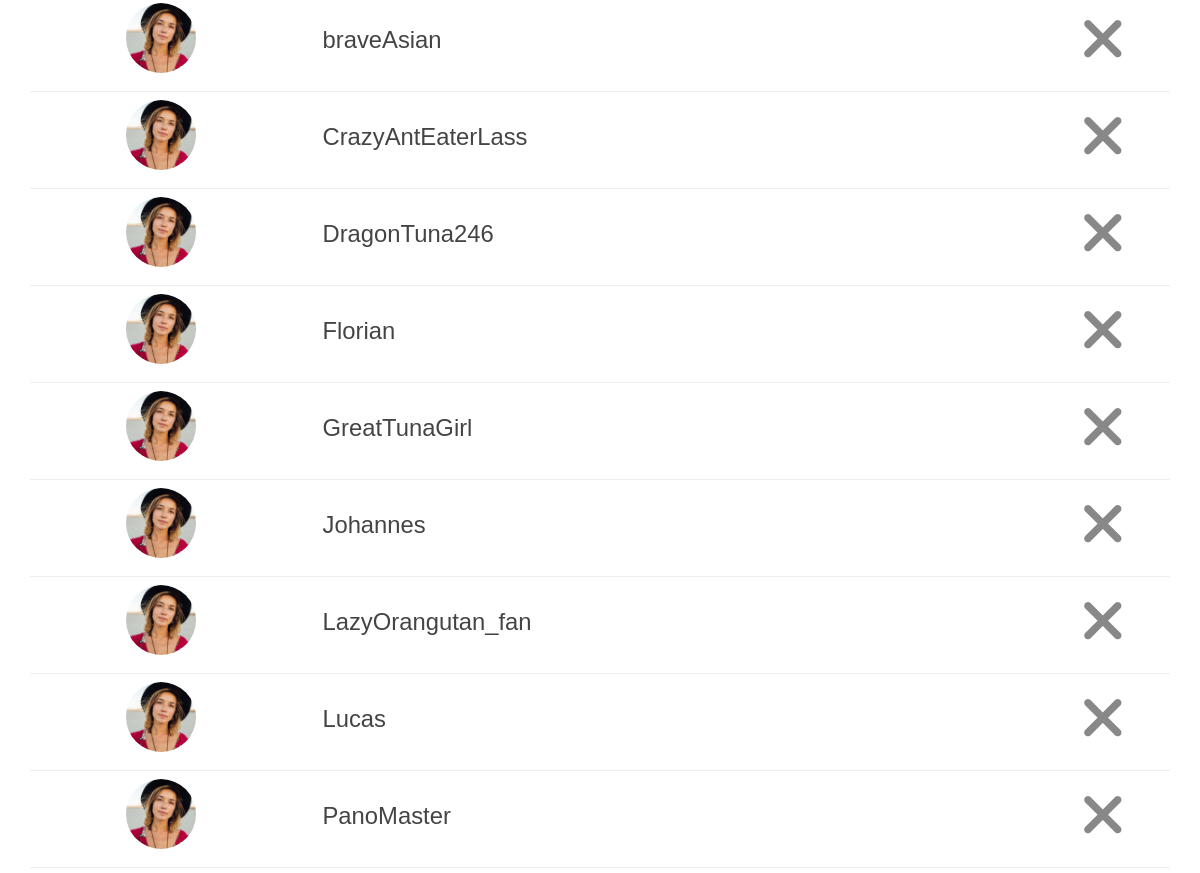
The page /circle-creation.php (signed in, middle part) on the database as committed earlier.
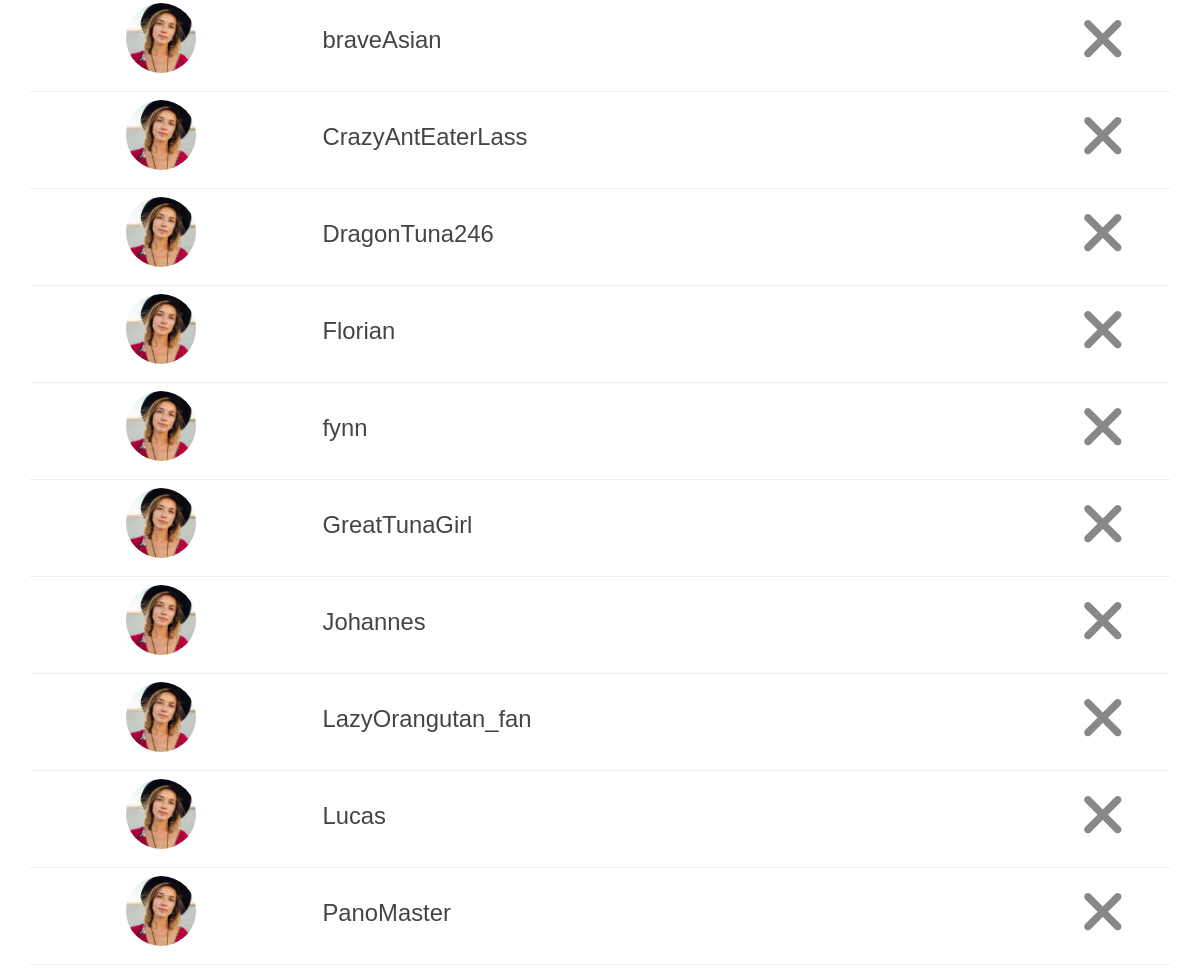
The same page on the database as committed later.
### tables this page shows
CREATE TABLE `user` (
  `UserID` int(20) NOT NULL,
  `FirstName` varchar(30) NOT NULL,
  `LastName` varchar(30) NOT NULL,
  `UserName` varchar(30) NOT NULL,
  `EmailAddress` varchar(80) NOT NULL,
  `Password` char(64) NOT NULL,
  `Location` varchar(150) NOT NULL,
  `ShortDescrip` varchar(150) NOT NULL,
  `DateCreated` datetime NOT NULL DEFAULT CURRENT_TIMESTAMP,
  `SettingID` int(5) NOT NULL DEFAULT '3',
  `ProfilePictureID` varchar(200) DEFAULT NULL
);

### circle-creation.php (the view, shortened to what this page needs)
<?php
require_once('includes/dbconnect.php');
if (isset($_SESSION['UserID'])) {
  $UserID = $_SESSION['UserID'];
}
?>
<!DOCTYPE html>
<html>
<head>
  <link rel="stylesheet" href="https://maxcdn.bootstrapcdn.com/bootstrap/3.3.7/css/bootstrap.min.css">
  <link rel="stylesheet" href="https://cdnjs.cloudflare.com/ajax/libs/animate.css/3.5.2/animate.min.css">
  <link rel="stylesheet" href="css/offset.css">
  <link rel="stylesheet" href="css/style.css">
</head>
<body ng-app="">
  <main>
    <form action="<?= $_SERVER['PHP_SELF']; ?>" method="post" class="form-group create-circle container">
      <br />
      <?php
        $query = ("SELECT
                    user.`UserName` AS UserName, user.`UserID` AS UserID
                    FROM friends LEFT JOIN user
                    ON user.`UserID` = friends.`UserID`
                    OR user.`UserID` = friends.`FriendID`
                    AND user.`UserID` != '$UserID'
                    WHERE friends.`UserID` = '$UserID'");
        $friends = mysqli_query($conn, $query);
       ?>
       <?php while($row = mysqli_fetch_assoc($friends)) :
if($row['UserID'] === $UserID){
  continue;
}
         $PictureID = '3';
         ?>
         <div class="row friend-content">
         <div class="col-md-3 col-xs-3">
         <img src="<?=SITE_ROOT?>/images/profilepics/<?= $PictureID ?>.jpg" class="img-circle friend-picture" />
          </div>
         <div class="col  col-sm-5 col-xs-4 name-column ">
           <div class="create-circle-friend-name ">
             <?= $row['UserName']?>
           </div>
         </div>
         <div class="col col-sm-3 col-md-offset-1 col-xs-3 create-circle-friending-icon">
           </div>
           </div>
           <hr>
       <?php endwhile; ?>
    </form>
  </main>
</body>
</html>

### css/style.css (style rules this page uses)
body { font-family: 'Lato-Light', sans-serif; font-variant: normal; font-weight: 100; color: white; text-align: center; }
.form-group { font-size: 1.2em; }
body { padding-top: 60px; padding-bottom: 70px; height: 100%; }
.friend-picture { height: 70px; width: auto; }
hr { color: #ccc; }
hr { margin-top: 8px; margin-bottom: 8px; }
.name-column { text-align: left; }
.create-circle { color: #444; font-size: 1.7em; }
.create-circle-friend-name { font-size: 1em; margin-top: 20px; }
.create-circle-friending-icon { right: 50px; bottom: 15px; }
.recommendation-friend-name, .friend-picture, .recommendation-friending-icon, .recommendation-picture { margin-bottom: 10px; }

Rows that differ between the two databases and show on the page:
now on this page (row edited): user: UserName "fynn"
